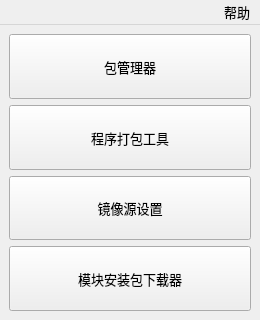
<?xml version="1.0" encoding="UTF-8"?>
<ui version="4.0">
 <class>main_interface</class>
 <widget class="QMainWindow" name="main_interface">
  <property name="geometry">
   <rect>
    <x>0</x>
    <y>0</y>
    <width>260</width>
    <height>320</height>
   </rect>
  </property>
  <property name="minimumSize">
   <size>
    <width>260</width>
    <height>320</height>
   </size>
  </property>
  <property name="maximumSize">
   <size>
    <width>260</width>
    <height>320</height>
   </size>
  </property>
  <property name="font">
   <font>
    <family>Microsoft YaHei UI</family>
    <pointsize>10</pointsize>
   </font>
  </property>
  <property name="windowTitle">
   <string>AwesomePyKit</string>
  </property>
  <widget class="QWidget" name="centralwidget">
   <layout class="QVBoxLayout" name="verticalLayout_2">
    <item>
     <layout class="QVBoxLayout" name="verticalLayout">
      <item>
       <widget class="QPushButton" name="pb_pkg_mgr">
        <property name="sizePolicy">
         <sizepolicy hsizetype="Minimum" vsizetype="Minimum">
          <horstretch>0</horstretch>
          <verstretch>0</verstretch>
         </sizepolicy>
        </property>
        <property name="toolTip">
         <string>管理不同Python环境中的第三方模块。</string>
        </property>
        <property name="text">
         <string>包管理器</string>
        </property>
       </widget>
      </item>
      <item>
       <widget class="QPushButton" name="pb_pyi_tool">
        <property name="sizePolicy">
         <sizepolicy hsizetype="Minimum" vsizetype="Minimum">
          <horstretch>0</horstretch>
          <verstretch>0</verstretch>
         </sizepolicy>
        </property>
        <property name="toolTip">
         <string>使用PYINSTALLER将py程序打包成exe可执行文件。</string>
        </property>
        <property name="text">
         <string>程序打包工具</string>
        </property>
       </widget>
      </item>
      <item>
       <widget class="QPushButton" name="pb_index_mgr">
        <property name="sizePolicy">
         <sizepolicy hsizetype="Minimum" vsizetype="Minimum">
          <horstretch>0</horstretch>
          <verstretch>0</verstretch>
         </sizepolicy>
        </property>
        <property name="toolTip">
         <string>设置pip全局镜像源地址。</string>
        </property>
        <property name="text">
         <string>镜像源设置</string>
        </property>
       </widget>
      </item>
      <item>
       <widget class="QPushButton" name="pb_pkg_dload">
        <property name="sizePolicy">
         <sizepolicy hsizetype="Minimum" vsizetype="Minimum">
          <horstretch>0</horstretch>
          <verstretch>0</verstretch>
         </sizepolicy>
        </property>
        <property name="toolTip">
         <string>Python包下载工具，此工具当前处于测试阶段。</string>
        </property>
        <property name="text">
         <string>模块安装包下载器</string>
        </property>
       </widget>
      </item>
     </layout>
    </item>
   </layout>
  </widget>
  <widget class="QMenuBar" name="menubar">
   <property name="geometry">
    <rect>
     <x>0</x>
     <y>0</y>
     <width>260</width>
     <height>23</height>
    </rect>
   </property>
   <property name="layoutDirection">
    <enum>Qt::RightToLeft</enum>
   </property>
   <widget class="QMenu" name="menu_help">
    <property name="title">
     <string>帮助</string>
    </property>
    <addaction name="action_about"/>
   </widget>
   <addaction name="menu_help"/>
  </widget>
  <action name="description">
   <property name="text">
    <string>功能说明</string>
   </property>
   <property name="font">
    <font/>
   </property>
  </action>
  <action name="action_about">
   <property name="text">
    <string>关于软件</string>
   </property>
   <property name="font">
    <font/>
   </property>
  </action>
  <action name="contribution">
   <property name="text">
    <string>参与贡献</string>
   </property>
  </action>
 </widget>
 <resources/>
 <connections/>
</ui>
